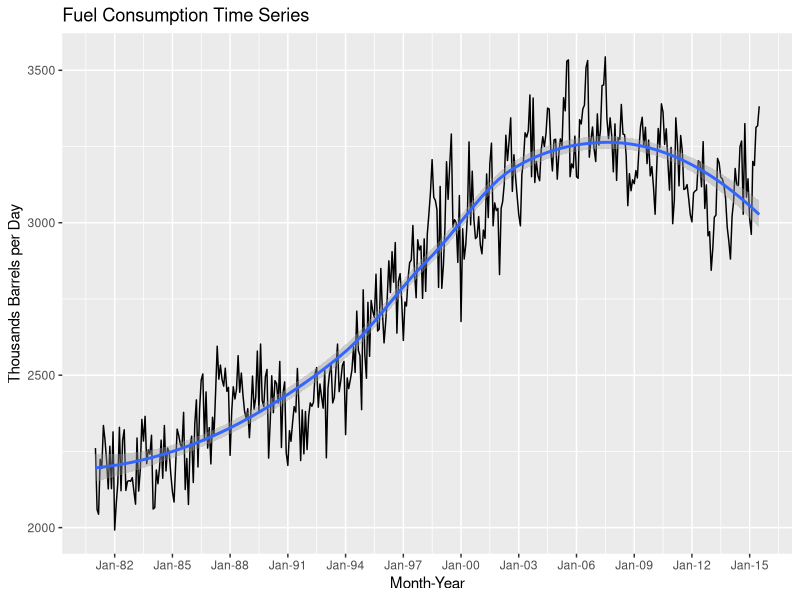
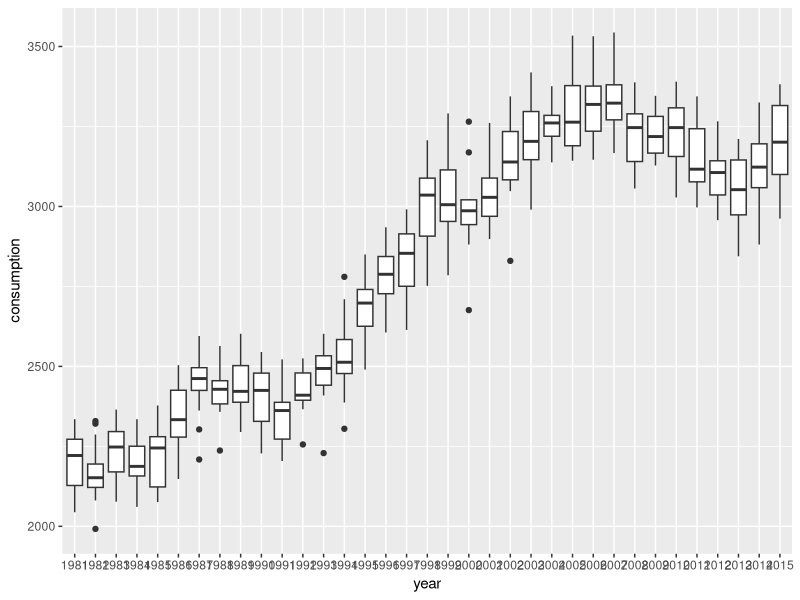
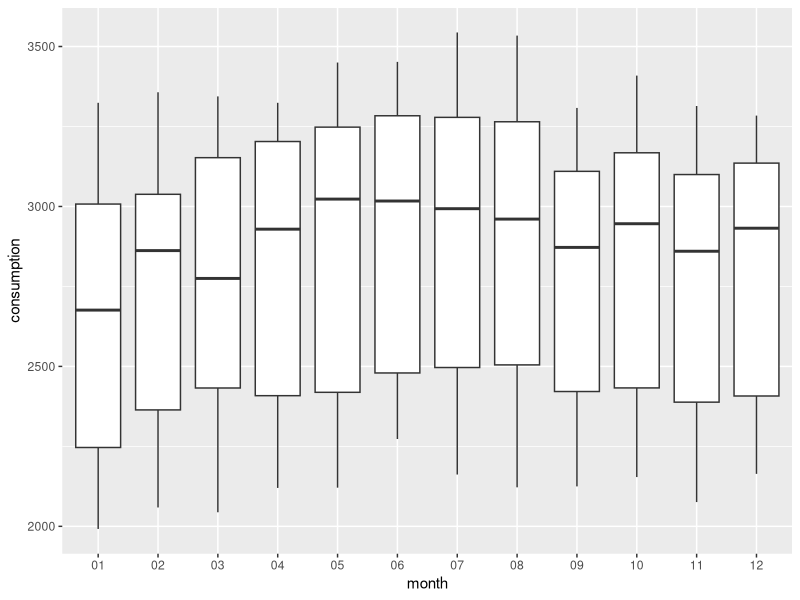
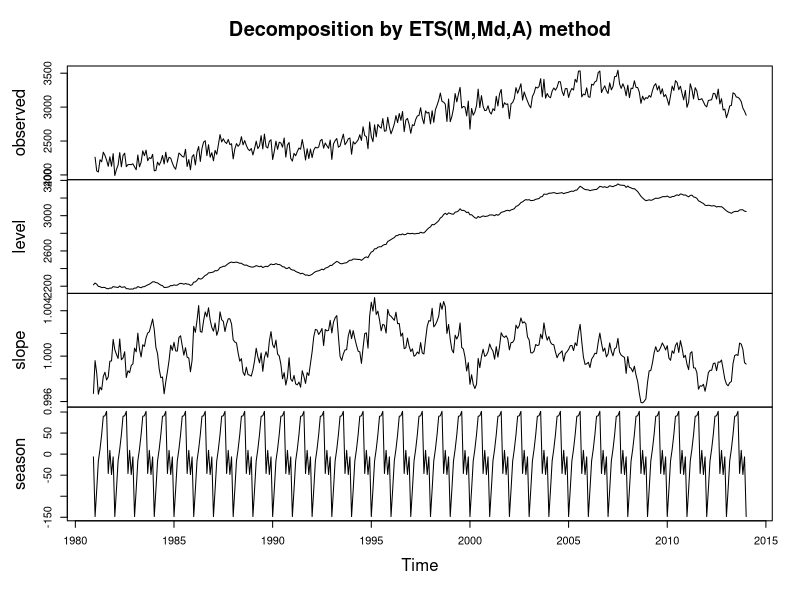
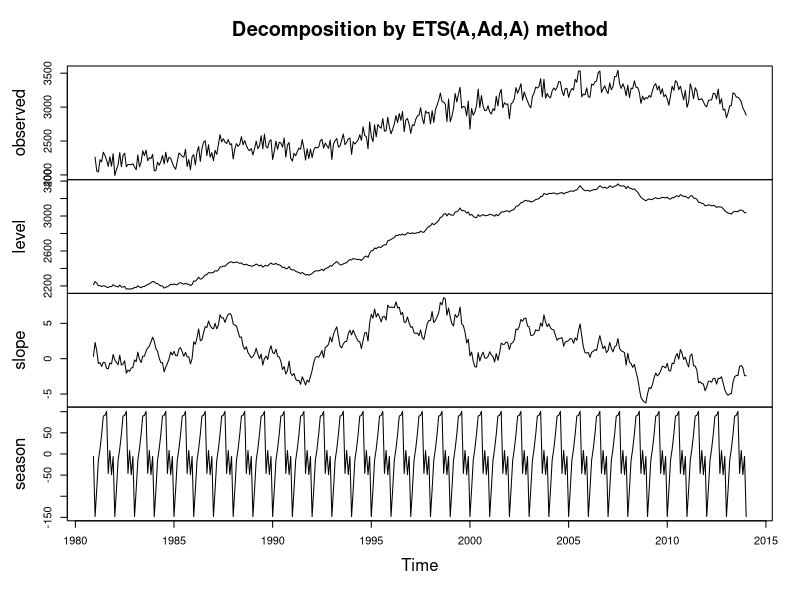
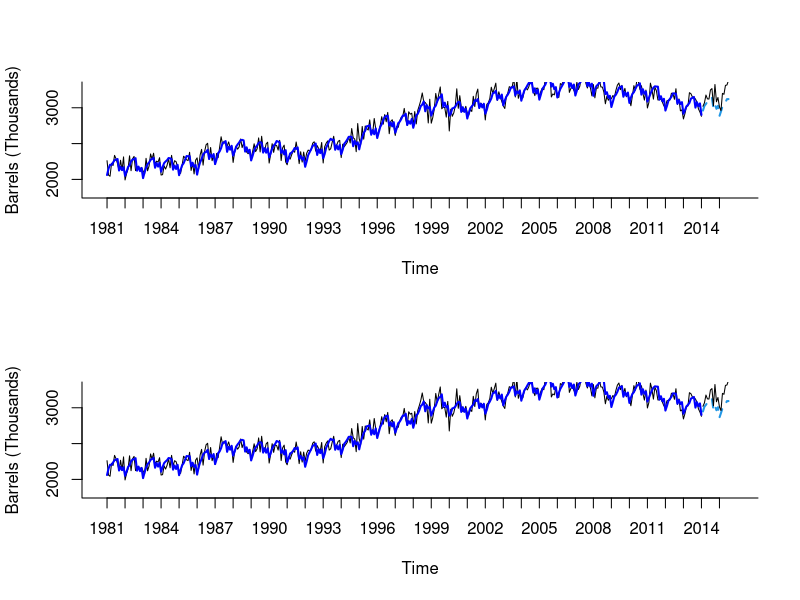

R code for these plots, in order:
# load dependencies
handle_package <- function(x) {
  a <- require(x, character.only = TRUE)
  if(!a) {
    install.packages(x)
    require(x, character.only = TRUE)
  }
}

pkg <- c("ggplot2","dplyr","R.utils","fdrtool","caret","randomForest","pROC", 
         "readr", "stringr", "corrgram", "corrplot", "aod", "rvest", "ggfortify",
         "zoo", "reshape2", "jsonlite", "devtools", "scales", "forecast")

lapply(pkg, handle_package)


# load time series data - problems(time_series)
time_series <- read_csv("./padd1_time_series.csv", skip = 5, col_names = FALSE)
names(time_series) <- c("month_year", "consumption")

# Minor data prep - dplyr friendly object; turning id into an integer to sort
time_series_df <- tbl_df(time_series)
time_series_df$id <- as.integer(row.names(time_series_df))
time_series_df <- arrange(time_series_df, desc(id))

# Convert month_year to Date type - facilitate graphing with ggplot
time_series_df$month_year_conv <- as.Date(str_replace(time_series_df$month_year, " ", "01"), "%b%d%Y")

# Extract month, month_name and year from month_year_conv
time_series_df$month <- factor(format(time_series_df$month_year_conv, "%m"), ordered = TRUE)
time_series_df$year <- factor(format(time_series_df$month_year_conv, "%Y"), ordered = TRUE)



###par(mfrow = c(2,2)) 
###lapply(dev.list(), dev.off)


# Create time series object
# Create Time Series Object
fuel_consumption_ts <- ts(time_series_df$consumption, start = c(1981,1), end = c(2015, 7), freq = 12)

# Time Series Plot
p <- ggplot(time_series_df, aes(x = month_year_conv , y = consumption))

p + geom_line() +
    ggtitle("Fuel Consumption Time Series") +
    xlab("Month-Year") + 
    ylab("Thousands Barrels per Day") +
    scale_x_date(labels = date_format("%b-%y"), breaks = "3 years") +
    geom_smooth()



# Does the variation increase as the level increases - By Year
bp <- ggplot(time_series_df, aes(x = year , y = consumption))

bp + geom_boxplot()

# By Month - Bi Modal
bp <- ggplot(time_series_df, aes(x = month , y = consumption))

bp + geom_boxplot()


# Data Partitioning
nValid <- 18
nTrain <- length(fuel_consumption_ts) - nValid
train.ts <- window(fuel_consumption_ts, start = c(1981, 1), end = c(1981, nTrain))
valid.ts <- window(fuel_consumption_ts, start = c(1981, nTrain + 1), end = c(1981, nTrain + nValid))

# Models
hw <- ets(train.ts, model = "MMA", restrict = FALSE)
plot(hw)
str(hw)

ESOpt <- ets(train.ts)
plot(ESOpt)
ESOpt


par(mfrow = c(2, 1))

hw.pred <- forecast(hw, h = nValid, level = 0)
plot(hw.pred, ylim = c(1800, 3300),  ylab = "Barrels (Thousands)", xlab = "Time", bty = "l", xaxt = "n",
     xlim = c(1981,2015.75), main = "", flty = 2)
axis(1, at = seq(1981, 2015, 1), labels = format(seq(1981, 2015, 1)))
lines(hw.pred$fitted, lwd = 2, col = "blue")
lines(valid.ts)

ESOpt.pred <- forecast(ESOpt, h = nValid, level = 0)
plot(ESOpt.pred, ylim = c(1800, 3300),  ylab = "Barrels (Thousands)", xlab = "Time", bty = "l", xaxt = "n",
     xlim = c(1981,2015.75), main = "", flty = 2)
axis(1, at = seq(1981, 2015, 1), labels = format(seq(1981, 2015, 1)))
lines(hw.pred$fitted, lwd = 2, col = "blue")
lines(valid.ts)

accuracy(hw.pred$mean, valid.ts)
accuracy(ESOpt.pred$mean, valid.ts)

